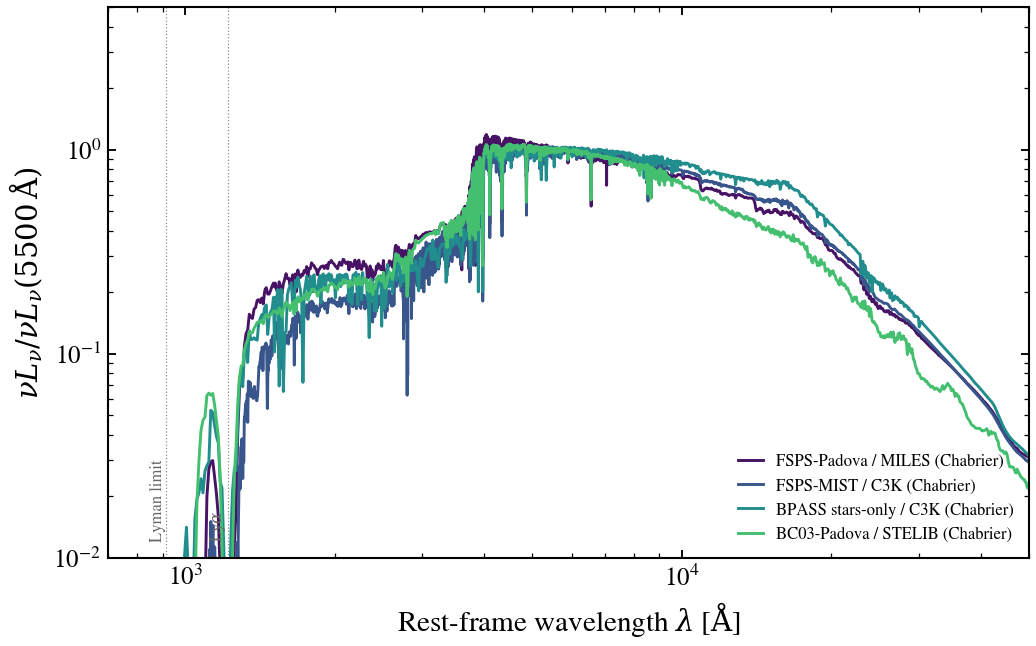

Reproduce this figure in Python.
"""
SSP library comparison at a fixed age and metallicity
======================================================

Different stellar population synthesis codes use different stellar
spectral libraries, isochrone families, and binary treatments. The
SED of a ~1 Gyr-old, solar-metallicity simple stellar population
already shows visible differences in the UV (BPASS binaries add a
hot continuum) and in the NIR (treatment of TP-AGB).

At a fixed lookback age of 1 Gyr (single 50 Myr-wide burst) we
overlay the rest-frame ``νL_ν`` for each bundled SSP grid, all
normalised at 5500 Å so the chromatic differences read cleanly.

The bundled SSPs include both ``wNE`` ("with nebular emission" baked
into the grid at fixed ``log U``) and bare-stellar variants; we use
bare-stellar wherever available so the differences trace stellar
physics, not nebular treatment.
"""

import warnings
from pathlib import Path

import jax
import jax.numpy as jnp
import matplotlib.pyplot as plt
import numpy as np

import tengri
from tengri.analysis.plotting import setup_style

setup_style()
warnings.filterwarnings("ignore", message=".*BakedInBackend.*")
warnings.filterwarnings("ignore", message=".*deprecated.*")

# (ssp_short_name, label)
LIBRARIES = [
    ("fsps_prsc_miles_chabrier", "FSPS-Padova / MILES (Chabrier)"),
    ("fsps_mist_c3k_a_chabrier", "FSPS-MIST / C3K (Chabrier)"),
    ("bpss_stars_c3k_a_chabrier", "BPASS stars-only / C3K (Chabrier)"),
    ("bc03_pdva_stelib_chabrier", "BC03-Padova / STELIB (Chabrier)"),
    ("cb19_templates", "Charlot & Bruzual 2019"),
]
COLORS = plt.cm.viridis(np.linspace(0.05, 0.92, len(LIBRARIES)))

C_AA_PER_S = 2.998e18
fig, ax = plt.subplots(figsize=(7.2, 4.6))

for (ssp_name, label), color in zip(LIBRARIES, COLORS):
    try:
        ssp = tengri.load_ssp(ssp_name)
    except (FileNotFoundError, Exception):
        continue
    model = tengri.SEDModel.build(
        ssp,
        sfh={"type": "tsnorm", "*": tengri.FIXED,
             "peak_lbt_gyr": 1.0, "width_gyr": 0.05,
             "log_peak_sfr": 1.0, "skew": 0.0, "trunc": 13.0},
        dust={"type": "two_component", "*": tengri.FIXED,
              "tau_diff": 0.0, "tau_bc": 0.0},
        redshift=tengri.Fixed(0.01),
    )
    p = dict(model.spec.sample(jax.random.PRNGKey(0)))
    out = model.predict_rest_sed(p)
    wave = np.asarray(out.wavelength)
    nu_l_nu = C_AA_PER_S / wave * np.asarray(out.sed)
    # Normalise at 5500 Å so the chromatic differences read first.
    norm = nu_l_nu[np.argmin(np.abs(wave - 5500.0))]
    if norm > 0:
        nu_l_nu = nu_l_nu / norm
    ax.loglog(wave, nu_l_nu, color=color, lw=1.4, label=label)

ax.axvline(1216, color="0.55", lw=0.6, ls=":")
ax.text(1216, 0.012, r"Ly$\alpha$", color="0.4", fontsize=8,
        rotation=90, va="bottom", ha="right")
ax.axvline(912, color="0.55", lw=0.6, ls=":")
ax.text(912, 0.012, "Lyman limit", color="0.4", fontsize=8,
        rotation=90, va="bottom", ha="right")
ax.set_xlim(700, 5e4)
ax.set_ylim(1e-2, 5.0)
ax.set_xlabel(r"Rest-frame wavelength $\lambda$ [$\mathrm{\AA}$]")
ax.set_ylabel(r"$\nu L_\nu / \nu L_\nu(5500\,\mathrm{\AA})$")
ax.legend(frameon=False, fontsize=8, loc="lower right")

fig.tight_layout()
fig.savefig("plot_sps_library_compare.png", dpi=150, bbox_inches="tight")
